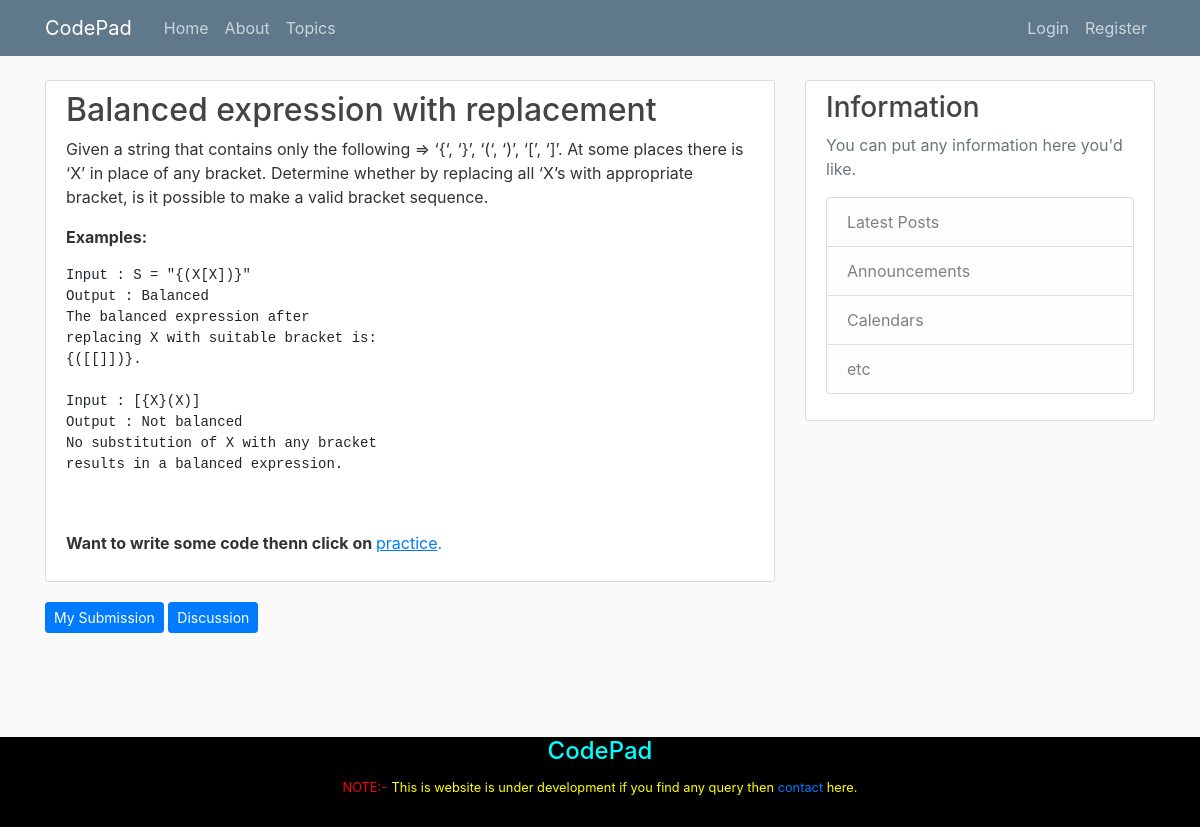
Screenshot of /question/3 with the database file from the repository.
### blog/models.py (models this page shows, shortened)
class Question(models.Model):
    question = models.CharField(max_length = 200)
    Que_definition = RichTextUploadingField(blank=True,null=False,extra_plugins=['codesnippet'])
    tag = models.CharField(max_length = 200)
    author = models.ForeignKey(User, on_delete = models.CASCADE)

### blog/views.py (the view)
# urls.py: path('question/<int:query>',views.question_detail,name='question-detail'),
def question_detail(request, query):
    questions = Question.objects.filter(id=query)
    return render(request, 'blog/question_detail.html', {'questions':questions})

### blog/templates/blog/question_detail.html (shortened to what this page needs)
{% extends 'blog/base.html' %}
{% block content %}
{% for question in questions %}
  <article class="media content-section">
    <div class="media-body">
      <h2 class="article-title">{{ question.question }}</h2>
      {{ question.Que_definition|safe }}
      <p><b>Want to write some code thenn click on </b><a href="{% url 'practice-online' question.id %}"><u>practice</u>.</a></p>
    </div>
  </article>
  <a href="{% url 'submission-list' question.id %}" style="float" class="btn btn-primary btn-sm" role="button">My Submission</a>
  <a href="{% url 'discussion' question.id %}" style="float" class="btn btn-primary btn-sm" role="button">Discussion</a>
  <br>
{% endfor %}
{% endblock %}

### blog/static/blog/main.css (style rules this page uses)
body { background: #fafafa; color: #333333; margin-top: 5rem; }
h1, h2, h3, h4, h5, h6 { color: #444444; }
.content-section { background: #ffffff; padding: 10px 20px; border: 1px solid #dddddd; border-radius: 3px; margin-bottom: 20px; }
.article-title { color: #444444; }

### rows the page displays
Question: question "Balanced expression with replacement", Que_definition "Given a string that contains only the following => ‘{‘, ‘}’, ‘(‘, ‘)’, ‘[’, ‘]’. At some places there is ‘X’ in place of any bracket. Determine whether by replacing all ‘X’s with appropriate bracket, is it possible to make a valid bracket sequence. Examples: Input : S = \"{(X[X])}\" Output : Balanced The balanced expression after replacing X with suitable bracket is: {([[]])}. Input : [{X}(X)] Output : Not balanced No substitution of X with any bracket results in a balanced expression."
